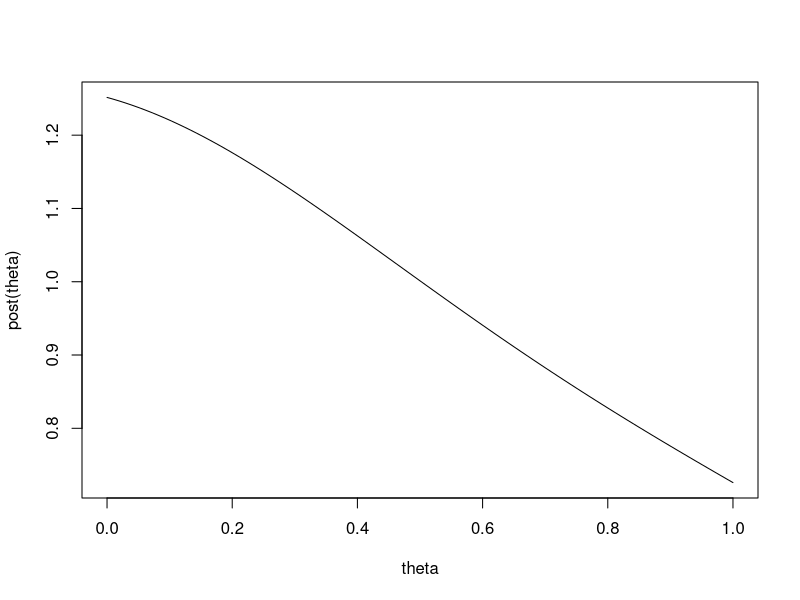
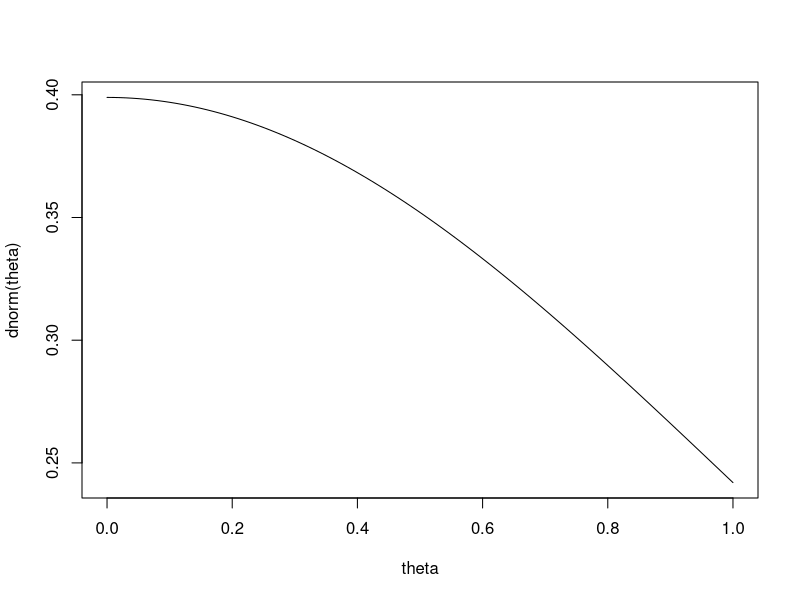

The R script that drew these images, in order:
post <- function (th){
  y <- c(-2, -1, 0, 1.5, 2.5)
  p <- prod (cauchy_lik (y, th))/0.003391051
  p}
cauchy_lik <- function (y, th){
  cl <- (1 + (y - th)^2)^(-1)
  cl}
post <- Vectorize(post)
curve(post, 0, 1, xname = "theta")

d_y <- function (y, th){
  d <- (2 * (y - th))/(1 + (y - th)^2)
  d}
first_deriv <- function(th){
  y <- c(-2, -1, 0, 1.5, 2.5)
  d <- sum (d_y (y, th))
  d}
sd_y <- function (y, th){
  d <- (2 * (y - th)^2 - 2)/((1 + (y - th)^2)^2)
  d}
second_deriv <- function(th){
  y <- c(-2, -1, 0, 1.5, 2.5)
  sd <- sum (sd_y (y, th))
  sd}
curve(dnorm, mean=0.18, sd=0.73, 0, 1, xname = "theta")